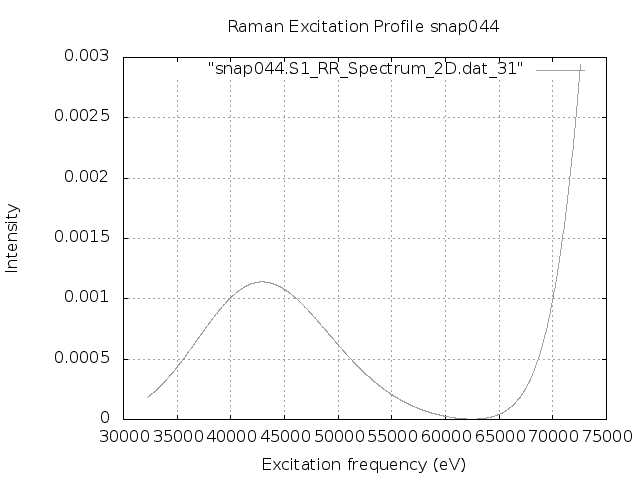

This chart was generated by the following gnuplot code:
set terminal png
set output "snap044.S1.REP.png"
set xlabel 'Excitation frequency (eV)'
set ylabel 'Intensity'
set title "Raman Excitation Profile snap044"
set grid
set autoscale
plot "snap044.S1_RR_Spectrum_2D.dat_31" with lines lc "blue"
exit
